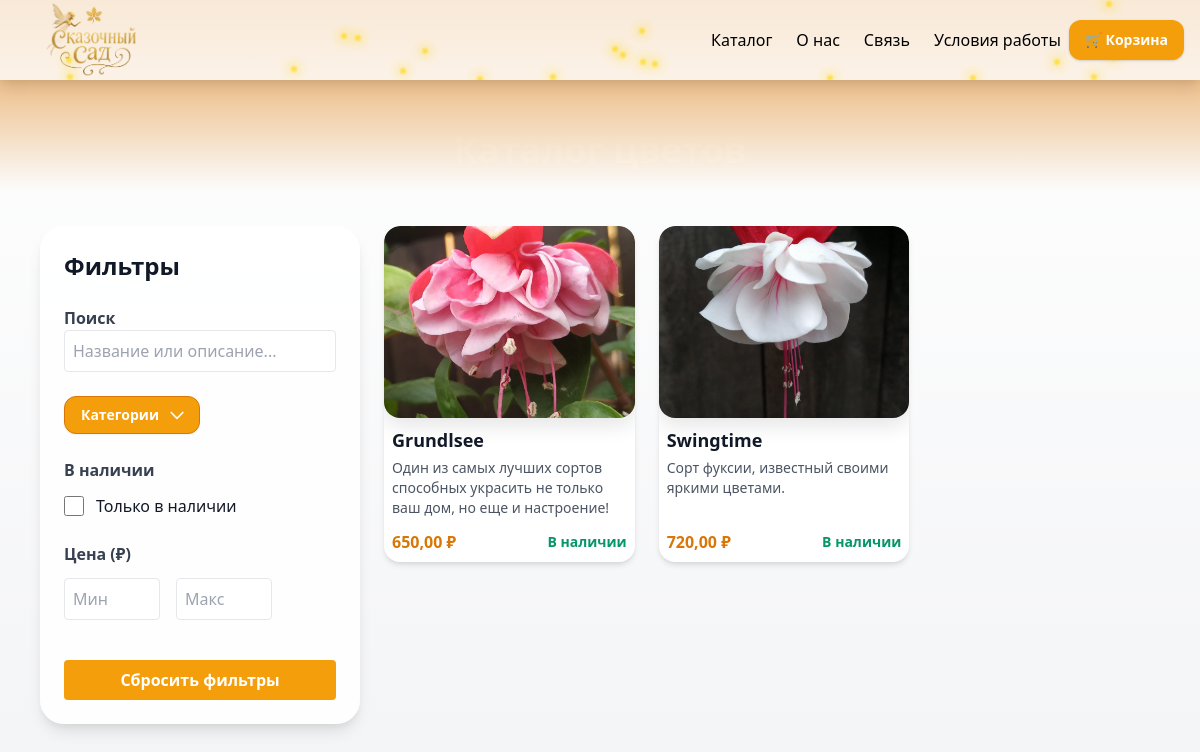
Screenshot of /catalog/?category=4 with the database file from the repository.
### flowers/models.py (models this page shows, shortened)
class Flower(models.Model):
    name = models.CharField("Название", max_length=200)
    category = models.ForeignKey(Category, on_delete=models.CASCADE, related_name="flowers", verbose_name="Категория")
    price = models.DecimalField("Цена", max_digits=10, decimal_places=2)
    image = models.ImageField("Фото", upload_to="flowers/")
    in_stock = models.BooleanField(default=True, verbose_name='В наличии')
    description = models.TextField("Описание", blank=True)
    class Meta:
        verbose_name = "Карточка товара"
        verbose_name_plural = "Карточки товаров"

### flowers/views.py (the view, shortened to what this page needs)
# urls.py: path('catalog/', catalog, name='catalog'),
def catalog(request):
    categories = Category.objects.all()
    search_text = request.GET.get('search', '').strip()
    selected_in_stock = request.GET.get('in_stock') == 'on'
    price_min = request.GET.get('price_min')
    price_max = request.GET.get('price_max')
    selected_sort = request.GET.get('sort_by')
    category_id = request.GET.get('category')
    flowers = Flower.objects.all()
    if category_id and category_id.isdigit():
        flowers = flowers.filter(category_id=category_id)
    if search_text:
        flowers = flowers.filter(
            models.Q(name__icontains=search_text) | models.Q(description__icontains=search_text)
        )
    if selected_in_stock:
        flowers = flowers.filter(in_stock=True)
    try:
        if price_min:
            flowers = flowers.filter(price__gte=float(price_min))
        if price_max:
            flowers = flowers.filter(price__lte=float(price_max))
    except ValueError:
        pass
    sort_mapping = {
        'name_asc': 'name',
        'name_desc': '-name',
        'price_asc': 'price',
        'price_desc': '-price',
    }
    if selected_sort in sort_mapping:
        flowers = flowers.order_by(sort_mapping[selected_sort])
    context = {
        'categories': categories,
        'flowers': flowers,
        'search_text': search_text,
        'selected_in_stock': selected_in_stock,
        'price_min': price_min or '',
        'price_max': price_max or '',
        'selected_sort': selected_sort or '',
        'selected_category': category_id or '',
    }
    return render(request, 'main/catalog.html', context)

### main/templates/main/catalog.html (shortened to what this page needs)
{% load static %}
<!DOCTYPE html>
<html lang="ru">
<head>
  <link href="https://cdn.jsdelivr.net/npm/tailwindcss@2.2.19/dist/tailwind.min.css" rel="stylesheet" />
</head>
<body class="flex flex-col min-h-screen bg-gradient-to-b from-white to-gray-100 text-gray-900 font-sans">
  <div class="block">
<header class="bg-white bg-opacity-80 h-20 shadow-lg sticky top-0 z-50 backdrop-blur-md">
  <div class="fireflies-container"></div>
  <div class="max-w-7xl mx-auto px-4 h-full flex items-center justify-between relative">
    <div class="absolute -top-2">
      <a href="{% url 'home' %}">
        <img src="{% static 'images/logo.png' %}" alt="Логотип" class="h-24 object-contain" />
      </a>
    </div>
    <nav class="hidden md:flex ml-auto items-center h-full space-x-4 md:space-x-6 text-base text-black">
      <a href="{% url 'catalog' %}" class="flex items-center h-full hover:text-yellow-600 transition">Каталог</a>
      <a href="{% url 'about' %}" class="flex items-center h-full hover:text-yellow-600 transition">О нас</a>
      <a href="{% url 'contacts' %}" class="flex items-center h-full hover:text-yellow-600 transition">Связь</a>
      <a href="{% url 'personals' %}" class="flex items-center h-full hover:text-yellow-600 transition">Условия работы</a>
    </nav>
    <div class="flex items-center ml-auto md:ml-0 space-x-2">
      <a href="{% url 'cart_view' %}" class="bg-yellow-500 hover:bg-yellow-600 text-white font-semibold text-sm px-3 md:px-4 rounded-xl shadow flex items-center h-10 transition-all duration-200">
        🛒 Корзина
      </a>
    </div>
  </div>
</header>
    <div class="absolute top-0 left-0 right-0 h-48 bg-gradient-to-b from-yellow-600 to-transparent opacity-80 pointer-events-none"></div>
    <h1 class="text-4xl font-bold mb-8 text-center text-white" style="margin-top: 50px">Каталог цветов</h1>
    <div class="flex flex-col md:flex-row flex-1 max-w-7xl mx-auto px-4 pt-6 pb-10 space-y-6 md:space-y-0 md:space-x-6" style="margin-top: 30px;">
      <aside id="filters" class="w-full md:w-80 bg-white bg-opacity-90 p-6 rounded-3xl shadow-lg h-fit max-h-[calc(100vh-6rem)] overflow-y-auto z-10 sticky md:sticky top-24 md:top-24
        transition-all duration-300 ease-in-out transform md:translate-x-0 md:opacity-100 hidden md:block">
        <h2 class="text-2xl font-semibold mb-6 text-gray-900">Фильтры</h2>
        <div class="mb-6">
          <label for="search" class="search font-semibold mb-2 text-gray-700">Поиск</label>
          <input id="search" type="text" placeholder="Название или описание..." class="w-full p-2 border rounded text-gray-700" />
        </div>
          <div class="mb-6 relative inline-block text-left z-30">
            <button id="categoryToggleBtn" type="button"
              class="inline-flex justify-center w-full rounded-xl border border-yellow-600 bg-yellow-500 px-4 py-2 text-sm font-semibold text-white shadow-sm hover:bg-yellow-600 focus:outline-none focus:ring-2 focus:ring-yellow-400"
              aria-haspopup="true" aria-expanded="false">
              Категории
              <svg class="ml-2 -mr-1 h-5 w-5" xmlns="http://www.w3.org/2000/svg" fill="none" viewBox="0 0 24 24" stroke="currentColor" >
                <path stroke-linecap="round" stroke-linejoin="round" stroke-width="2" d="M19 9l-7 7-7-7" />
              </svg>
            </button>
          </div>
        <div class="mb-6">
          <h3 class="font-semibold text-gray-700 mb-3">В наличии</h3>
          <label class="flex items-center space-x-3 cursor-pointer hover:text-yellow-600 transition">
            <input type="checkbox" name="in_stock" class="form-checkbox h-5 w-5 text-yellow-500">
            <span>Только в наличии</span>
          </label>
        </div>
        <div class="mb-6">
          <h3 class="font-semibold text-gray-700 mb-3">Цена (₽)</h3>
          <div class="flex space-x-4">
            <input type="number" name="price_min" min="0" placeholder="Мин" class="w-24 p-2 border rounded text-gray-700" />
            <input type="number" name="price_max" min="0" placeholder="Макс" class="w-24 p-2 border rounded text-gray-700" />
          </div>
        </div>
        <button id="clearFilters" class="mt-4 w-full bg-yellow-500 hover:bg-yellow-600 text-white font-semibold py-2 rounded transition">
          Сбросить фильтры
        </button>
      </aside>
      <main class="flex-1">
        <div id="flower-cards" class="grid grid-cols-1 sm:grid-cols-2 md:grid-cols-3 gap-6">
          {% for flower in flowers %}
          <a href="{% url 'flower_detail' flower.pk %}" class="block-cart hover:opacity-90 transition-all"
            data-name="{{ flower.name|lower }}"
            data-description="{{ flower.description|default_if_none:''|lower }}"
            data-price="{{ flower.price }}"
            data-in_stock="{{ flower.in_stock|yesno:'1,0' }}">
            <div
              class="bg-white rounded-2xl shadow-md overflow-hidden flex flex-col cursor-pointer hover:shadow-xl transition duration-300 h-full"
            >
              <div class="card-img-wrapper h-48 w-full overflow-hidden flex-shrink-0">
                {% if flower.image %}
                  <img src="{{ flower.image.url }}" alt="{{ flower.name }}" class="w-full h-full object-cover" />
                {% else %}
                  <div class="flex items-center justify-center bg-gray-200 text-gray-500 h-full w-full rounded-t-3xl">
                    Нет изображения
                  </div>
                {% endif %}
              </div>
              <div class="p-2 flex flex-col flex-1">
                <h3 class="text-lg font-semibold mb-1 line-clamp-1">{{ flower.name }}</h3>
                <p class="text-gray-600 text-sm flex-1 line-clamp-2 min-h-[2.5rem]">
                  {{ flower.description|default_if_none:"" }}
                </p>
                <div class="mt-3 flex justify-between items-center">
                  <span class="text-yellow-600 font-bold text-base">{{ flower.price }} ₽</span>
                  {% if flower.in_stock %}
                    <span class="text-green-600 font-semibold text-sm">В наличии</span>
                  {% else %}
                    <span class="text-red-600 font-semibold text-sm">Нет в наличии</span>
                  {% endif %}
                </div>
              </div>
            </div>
          </a>
          {% empty %}
            <p class="text-center text-gray-600 col-span-full">Цветов пока нет :(</p>
          {% endfor %}
        </div>
      </main>
    </div>
  </div>
</body>
</html>

### main/templates/main/catalog.html (style rules this page uses)
.block { display: block; overflow: hidden; }
.block::after { content: ""; background: url(/static/images/photo_2025-07-31_21-01-57-redefine-realistic-4x.jpeg); background-size: cover; background-position: center; filter: brightness(90%); top: 0; left: 0; bottom: 0; right: 0; position: absolute; z-index: -1; border-radius: inherit; image-rendering: auto; mask-image: linear-gradient(to bottom, black 70%, transparent 100%); -webkit-mask-image: linear-gradient(to bottom, black 70%, transparent 100%); }
.fireflies-container { position: absolute; width: 100%; height: 100%; pointer-events: none; top: 0; left: 0; z-index: 0; overflow: hidden; }
.card-img-wrapper { aspect-ratio: 3 / 4; overflow: hidden; border-radius: 1rem; box-shadow: 0 8px 20px rgba(0,0,0,0.1); }

### rows the page displays
Flower: image (picture), name "Grundlsee", description "Один из самых лучших сортов способных украсить не только ваш дом, но еще и настроение!", price "650,00", in_stock "В наличии"
Flower: image (picture), name "Swingtime", description "Сорт фуксии, известный своими яркими цветами.", price "720,00", in_stock "В наличии"
